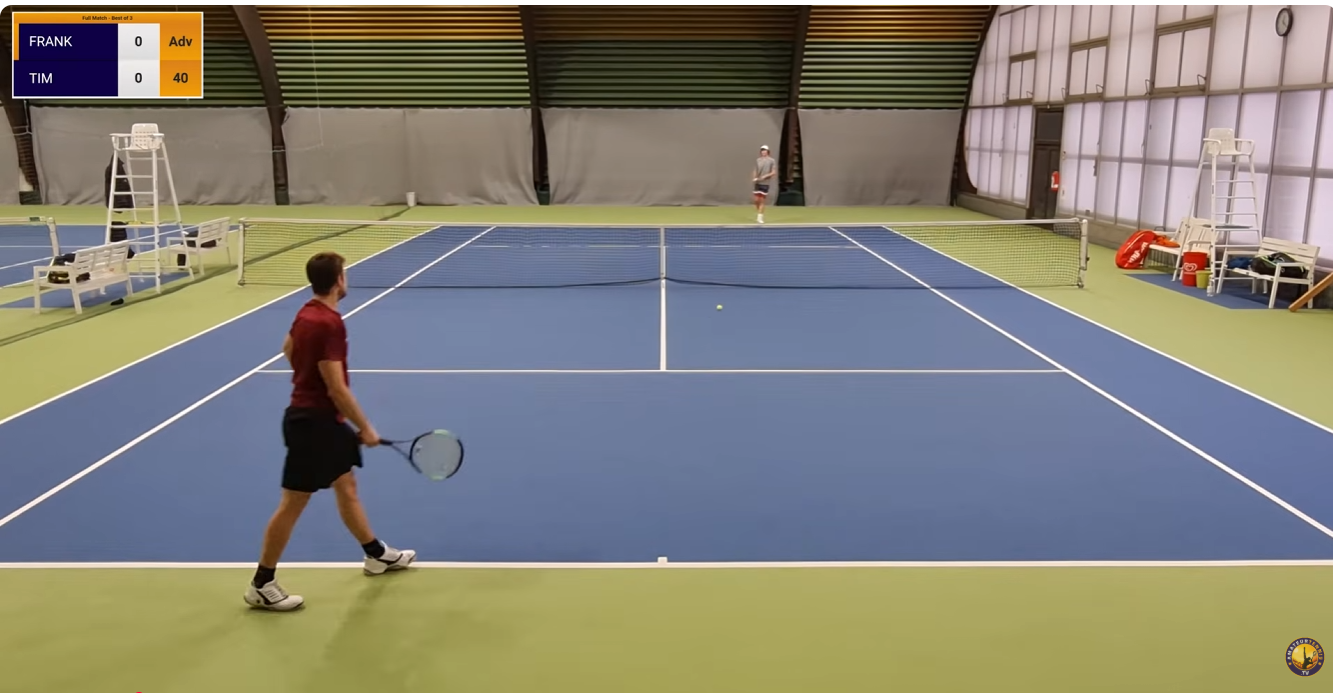
#> input picture ball.png, 1333 x 693 px, given in place of tennis.mp4, which was not available
$ python ball_tracking.py
#> lines starting #> are read from the running program, lines starting #| are printed output that depends on the picture; after the words box and inside, x2 and y2 are one past the last pixel; in counts of white or black regions, pixels touching at a corner belong together; pictures that were not available may be replaced by others from this repository, and a replacement may not be noted
#> further down, frame is the input picture: shape (693, 1333, 3); mean B, G, R 118.8, 129, 131.2
import cv2
import numpy as np
import math

# ============================================================
# FILES
# ============================================================

VIDEO = "tennis.mp4"

# Optional. Put ball_zoomed.png in the same folder.
TEMPLATE = "ball_zoomed.png"


# ============================================================
# VIDEO
# ============================================================

cap = cv2.VideoCapture(VIDEO)

FPS = cap.get(cv2.CAP_PROP_FPS)

if FPS <= 0:
    FPS = 30.0

TOTAL_FRAMES = int(cap.get(cv2.CAP_PROP_FRAME_COUNT))

print("FPS:", FPS)
print("Frames:", TOTAL_FRAMES)


# ============================================================
# COURT REGION
# ============================================================
#
# These points are based on YOUR video.
#
# We deliberately exclude:
# - scoreboard
# - chairs
# - spectators
# - walls
# - most of the green area outside the court
#
# You can tune these four/six points later.
#
# The playable court is approximately inside this polygon.
#

COURT_POLYGON = np.array([
    [0,   440],
    [0,   285],
    [360, 105],
    [970, 105],
    [1328, 285],
    [1328, 580],
    [0,   580]
], dtype=np.int32)


# ============================================================
# TENNIS BALL COLOR
# ============================================================

# Tennis ball in this video is yellow/green.
#
# We intentionally require:
#   reasonably high saturation
#   reasonably high brightness
#
# This is NOT the entire green HSV range.

LOWER_YELLOW = np.array([24, 80, 120])
UPPER_YELLOW = np.array([42, 255, 255])


# ============================================================
# BALL SIZE
# ============================================================

# In your video the ball can be extremely small.
#
# These limits are deliberately conservative.

MIN_AREA = 3
MAX_AREA = 180

MIN_WIDTH = 2
MAX_WIDTH = 22

MIN_HEIGHT = 2
MAX_HEIGHT = 22


# ============================================================
# MOTION
# ============================================================

MOTION_THRESHOLD = 18


# ============================================================
# TRACKING
# ============================================================

MAX_MISSED_FRAMES = 8

SEARCH_RADIUS = 180


# ============================================================
# KALMAN FILTER
# State:
#
# x
# y
# vx
# vy
# ============================================================

kalman = cv2.KalmanFilter(4, 2)

kalman.measurementMatrix = np.array([
    [1, 0, 0, 0],
    [0, 1, 0, 0]
], np.float32)

dt= 1.0

kalman.transitionMatrix = np.array([
    [1, 0, dt, 0],
    [0, 1, 0, dt],
    [0, 0, 1, 0],
    [0, 0, 0, 1]
], np.float32)

kalman.processNoiseCov = np.array([
    [1e-2, 0,    0,    0],
    [0,    1e-2, 0,    0],
    [0,    0,    5e-2, 0],
    [0,    0,    0,    5e-2]
], np.float32)

kalman.measurementNoiseCov = np.array([
    [2, 0],
    [0, 2]
], np.float32)

kalman.errorCovPost = np.eye(4, dtype=np.float32)


# ============================================================
# VARIABLES
# ============================================================

tracking = False

ball_x = None
ball_y = None

missed = 0

previous_gray = None

paused = False

frame_number = 0


# ============================================================
# FUNCTIONS
# ============================================================

def inside_court(x, y):
    """
    Check whether point lies inside court polygon.
    """

    return cv2.pointPolygonTest(
        COURT_POLYGON,
        (float(x), float(y)),
        False
    ) >= 0


# [6 lines left out: function distance, not called in this run]


def get_candidates(frame, previous_gray, predicted):

    hsv = cv2.cvtColor(frame, cv2.COLOR_BGR2HSV)

    # --------------------------------------------------------
    # COLOR MASK
    # --------------------------------------------------------

    mask = cv2.inRange(
        hsv,
        LOWER_YELLOW,
        UPPER_YELLOW
    )
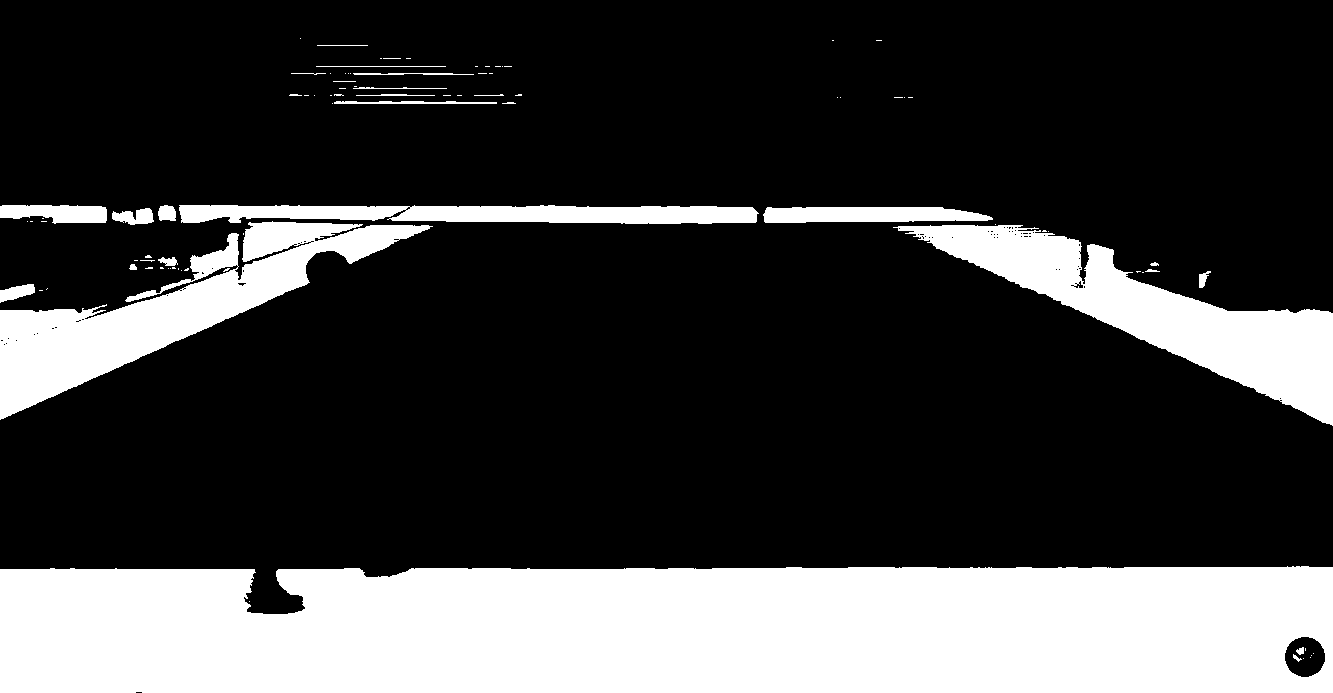
#> mask: shape (693, 1333); 25% white; 89 white regions (62 under 20 px), largest, box (x1, y1, x2, y2) and area: (0, 566, 1333, 693) 163198, (893, 225, 1333, 426) 26460, (0, 221, 433, 420) 25090

    # Remove everything outside court

    court_mask = np.zeros_like(mask)

    cv2.fillPoly(
        court_mask,
        [COURT_POLYGON],
        255
    )

    mask = cv2.bitwise_and(
        mask,
        court_mask
    )

    # Very small morphological operation.
    #
    # Don't blur heavily because the ball is tiny.

    kernel = np.ones((2, 2), np.uint8)

    mask = cv2.morphologyEx(
        mask,
        cv2.MORPH_OPEN,
        kernel
    )
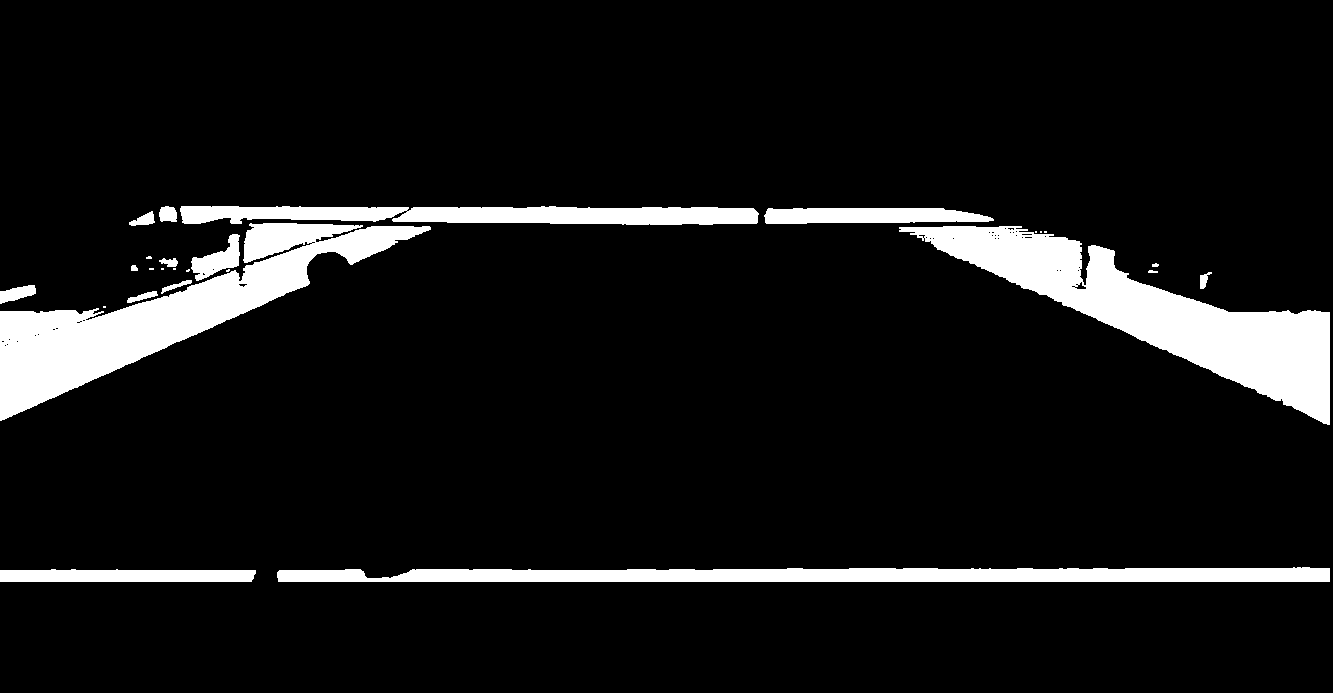
#> mask: shape (693, 1333); 8.7% white; 27 white regions (10 under 20 px)

    # --------------------------------------------------------
    # MOTION MASK
    # --------------------------------------------------------

    motion = None

    if previous_gray is not None:

        gray = cv2.cvtColor(
            frame,
            cv2.COLOR_BGR2GRAY
        )

        diff = cv2.absdiff(
            previous_gray,
            gray
        )

        _, motion = cv2.threshold(
            diff,
            MOTION_THRESHOLD,
            255,
            cv2.THRESH_BINARY
        )

        # Don't heavily dilate.
        # A tennis ball may only occupy a few pixels.

        motion = cv2.morphologyEx(
            motion,
            cv2.MORPH_OPEN,
            np.ones((2, 2), np.uint8)
        )

    # --------------------------------------------------------
    # FIND COLOR OBJECTS
    # --------------------------------------------------------

    contours, _ = cv2.findContours(
        mask,
        cv2.RETR_EXTERNAL,
        cv2.CHAIN_APPROX_SIMPLE
    )
#> contours = 27 contours, 12 with area under 20; largest, box (x1, y1, x2, y2) and area: (899, 226, 1330, 425) 25424, (0, 223, 431, 421) 23106, (277, 567, 1330, 582) 12435, (180, 206, 759, 225) 8195, (764, 208, 994, 224) 2871

    candidates = []

    for contour in contours:

        area = cv2.contourArea(contour)

        if area < MIN_AREA or area > MAX_AREA:
            continue

        x, y, w, h = cv2.boundingRect(contour)

        if w < MIN_WIDTH or w > MAX_WIDTH:
            continue

        if h < MIN_HEIGHT or h > MAX_HEIGHT:
            continue

        cx = x + w / 2
        cy = y + h / 2

        if not inside_court(cx, cy):
            continue

        # ----------------------------------------------------
        # MOTION SCORE
        # ----------------------------------------------------

        motion_score = 0

        if motion is not None:

            x1 = max(0, x - 3)
            y1 = max(0, y - 3)

            x2 = min(frame.shape[1], x + w + 3)
            y2 = min(frame.shape[0], y + h + 3)

            motion_roi = motion[y1:y2, x1:x2]

            if motion_roi.size > 0:

                motion_pixels = np.count_nonzero(
                    motion_roi
                )

                motion_score = min(
                    motion_pixels / 20.0,
                    1.0
                )

        # ----------------------------------------------------
        # CIRCULARITY
        # ----------------------------------------------------

        perimeter = cv2.arcLength(
            contour,
            True
        )

        if perimeter > 0:

            circularity = (
                4 * math.pi * area
                / (perimeter * perimeter)
            )

        else:
            circularity = 0

        # Tiny blurred balls won't necessarily be circular,
        # so don't make this a hard rejection.

        shape_score = min(
            circularity / 0.75,
            1.0
        )

        # ----------------------------------------------------
        # ASPECT RATIO
        # ----------------------------------------------------

        aspect = min(w, h) / max(w, h)

        aspect_score = aspect

        # ----------------------------------------------------
        # PREDICTION DISTANCE
        # ----------------------------------------------------

        prediction_score = 0.0

        if predicted is not None:

            d = distance(
                (cx, cy),
                predicted
            )

            prediction_score = max(
                0.0,
                1.0 - d / SEARCH_RADIUS
            )

        # ----------------------------------------------------
        # COMBINED SCORE
        # ----------------------------------------------------

        score = (
            0.35 * motion_score +
            0.25 * prediction_score +
            0.20 * shape_score +
            0.20 * aspect_score
        )

        candidates.append({
            "x": cx,
            "y": cy,
            "w": w,
            "h": h,
            "score": score,
            "motion": motion_score,
            "shape": shape_score,
            "prediction": prediction_score
        })
#> this loop made 27 passes
#> (area, x, y, w, h, cx, cy, perimeter) on passes 7, 14, 16: (84, 1200, 272, 12, 17, 1206, 280.5, 50.14), (25.5, 131, 265, 7, 6, 134.5, 268, 20.24), (88, 159, 258, 19, 9, 168.5, 262.5, 52.63)
#> after the loop, candidates = 9 items

    return candidates


# ============================================================
# RESET
# ============================================================

# [21 lines left out: function reset_tracker, not called in this run]


# ============================================================
# MAIN LOOP
# ============================================================

while True:

    if not paused:

        ret, frame = cap.read()

        if not ret:
            break

        frame_number = int(
            cap.get(cv2.CAP_PROP_POS_FRAMES)
        )

        # ----------------------------------------------------
        # RAW GRAYSCALE
        # IMPORTANT:
        #
        # We save this BEFORE drawing anything.
        # Otherwise our green/red tracking boxes become
        # part of the motion detector.
        # ----------------------------------------------------

        raw_gray = cv2.cvtColor(
            frame,
            cv2.COLOR_BGR2GRAY
        )

        # ----------------------------------------------------
        # KALMAN PREDICTION
        # ----------------------------------------------------

        predicted = None

        if tracking:

            prediction = kalman.predict()

            predicted = (
                float(prediction[0, 0]),
                float(prediction[1, 0]
)
            )

        # ----------------------------------------------------
        # DETECT CANDIDATES
        # ----------------------------------------------------

        candidates = get_candidates(
            frame,
            previous_gray,
            predicted
        )
#> candidates = 9 items

        best = None

        # ----------------------------------------------------
        # SELECT BEST CANDIDATE
        # ----------------------------------------------------

        if len(candidates) > 0:

            candidates.sort(
                key=lambda c: c["score"],
                reverse=True
            )

            # If already tracking, strongly prefer
            # candidates close to predicted position.

            if tracking and predicted is not None:

                nearby = [
                    c for c in candidates
                    if distance(
                        (c["x"], c["y"]),
                        predicted
                    ) < SEARCH_RADIUS
                ]

                if nearby:

                    nearby.sort(
                        key=lambda c: c["score"],
                        reverse=True
                    )

                    best = nearby[0]

            else:

                best = candidates[0]
#> best = {'x': 134.5, 'y': 268, 'w': 7, 'h': 6, 'score': 0.371, 'motion': 0, 'shape': 1, 'prediction': 0}

        # ----------------------------------------------------
        # UPDATE TRACKER
        # ----------------------------------------------------

        if best is not None:

            bx = best["x"]
#> bx = 134.5
            by = best["y"]
#> by = 268

            measurement = np.array([
                [np.float32(bx)],
                [np.float32(by)]
            ])
#> measurement = [134.5, 268]

            if not tracking:

                # Initialize Kalman filter

                kalman.statePost = np.array([
                    [bx],
                    [by],
                    [0],
                    [0]
                ], dtype=np.float32)

                tracking = True

            kalman.correct(measurement)

            ball_x = bx
#> ball_x = 134.5
            ball_y = by
#> ball_y = 268

            missed = 0

        else:

            missed += 1

            if missed > MAX_MISSED_FRAMES:

                tracking = False
                ball_x = None
                ball_y = None

        # ----------------------------------------------------
        # DRAW ONLY THE BALL
        # ----------------------------------------------------

        if best is not None:

            x = int(best["x"])
#> x = 134
            y = int(best["y"])
#> y = 268

            w = int(best["w"])
#> w = 7
            h = int(best["h"])
#> h = 6

            # Make a larger visible box around tiny ball

            box_size = max(
                24,
                int(max(w, h) * 2.5)
            )
#> box_size = 24

            half = box_size // 2
#> half = 12

            x1 = max(0, x - half)
#> x1 = 122
            y1 = max(0, y - half)
#> y1 = 256

            x2 = min(
                frame.shape[1],
                x + half
            )
#> x2 = 146

            y2 = min(
                frame.shape[0],
                y + half
            )
#> y2 = 280

            cv2.rectangle(
                frame,
                (x1, y1),
                (x2, y2),
                (0, 255, 0),
                2
            )

            cv2.circle(
                frame,
                (x, y),
                3,
                (0, 0, 255),
                -1
            )

            cv2.putText(
                frame,
                f"BALL ({x}, {y})",
                (x1, max(20, y1 - 8)),
                cv2.FONT_HERSHEY_SIMPLEX,
                0.6,
                (0, 255, 0),
                2
            )

        # ----------------------------------------------------
        # DEBUG INFORMATION
        # ----------------------------------------------------

        cv2.putText(
            frame,
            f"Frame: {frame_number}/{TOTAL_FRAMES}",
            (20, 30),
            cv2.FONT_HERSHEY_SIMPLEX,
            0.7,
            (255, 255, 255),
            2
        )

        cv2.putText(
            frame,
            f"FPS: {FPS:.0f}",
            (20, 60),
            cv2.FONT_HERSHEY_SIMPLEX,
            0.7,
            (255, 255, 255),
            2
        )

        if tracking:

            cv2.putText(
                frame,
                "TRACKING",
                (20, 90),
                cv2.FONT_HERSHEY_SIMPLEX,
                0.7,
                (0, 255, 0),
                2
            )
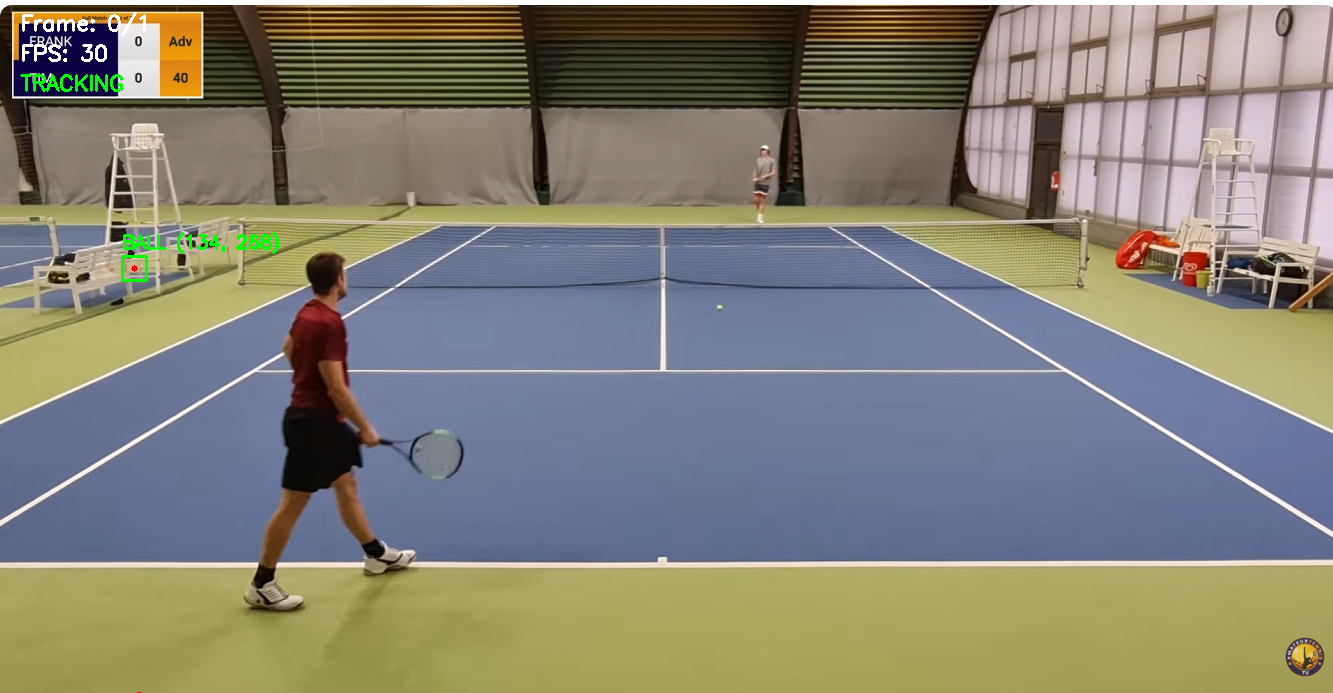
#> frame: shape (693, 1333, 3); mean B, G, R 118.8, 129.6, 131.2

        else:

            cv2.putText(
                frame,
                "SEARCHING",
                (20, 90),
                cv2.FONT_HERSHEY_SIMPLEX,
                0.7,
                (0, 0, 255),
                2
            )

        # ----------------------------------------------------
        # SAVE RAW FRAME FOR NEXT MOTION CALCULATION
        # ----------------------------------------------------

        previous_gray = raw_gray

    # ========================================================
    # DISPLAY
    # ========================================================

    cv2.imshow(
        "Tennis Ball Tracking",
        frame
    )

    # ========================================================
    # ORIGINAL VIDEO SPEED
    #
    # 30 FPS -> 33 ms per frame
    #
    # NO SPEED MULTIPLIER
    # ========================================================

    key = cv2.waitKey(
        max(1, int(1000 / FPS))
    ) & 0xFF
#> (key q is pressed here)

    # --------------------------------------------------------
    # CONTROLS
    # --------------------------------------------------------

    if key == ord('q') or key == 27:

        break

    elif key == ord(' '):

        paused = not paused

    elif key == ord('r'):

        reset_tracker()

    # A = previous frame
    elif key == ord('a'):

        paused = True

        current = int(
            cap.get(cv2.CAP_PROP_POS_FRAMES)
        )

        new_frame = max(
            0,
            current - 2
        )

        cap.set(
            cv2.CAP_PROP_POS_FRAMES,
            new_frame
        )

        reset_tracker()

    # D = next frame
    elif key == ord('d'):

        paused = True

        reset_tracker()

    # ========================================================
    # SPACE / A / D
    #
    # No playback-speed changes.
    # ========================================================


cap.release()
cv2.destroyAllWindows()
